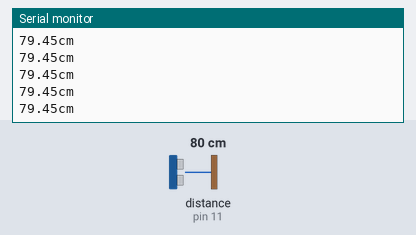
The sketch below on a simulated Arduino Uno, built with avr-gcc and run on an emulated ATmega328P. Shown: the last lines printed to the serial monitor. Wiring (inferred from the names in the program): ultrasonic range finder: trigger pin 12; echo pin 11. The inputs (shaded band) are chosen by the test bench; at power-on: distance to the obstacle (sensor on pin 11) 80 cm. The echo pulse lasts 58.3 µs per cm.

Above: at 1.2 s.
1.3 s: distance to the obstacle (sensor on pin 11) set to 2 cm
At 2.4 s:
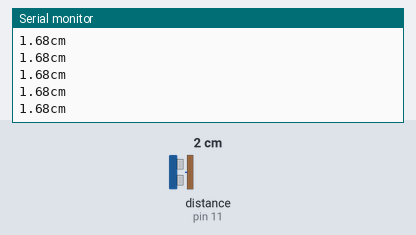
2.8 s: distance to the obstacle (sensor on pin 11) set to 4 cm
At 3.8 s:
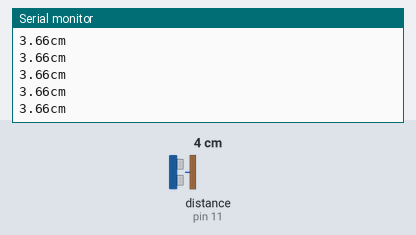
4.3 s: distance to the obstacle (sensor on pin 11) set to 18 cm
At 5.2 s:
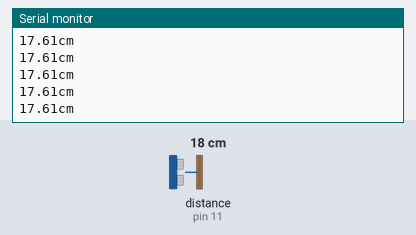
7.3 s: distance to the obstacle (sensor on pin 11) set to 299 cm
At 7.36 s:
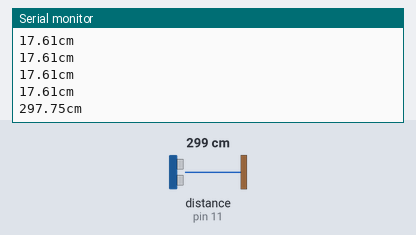
Timing chart, 0 to 10.3 s (numbered marks = the images above; inputs shaded):
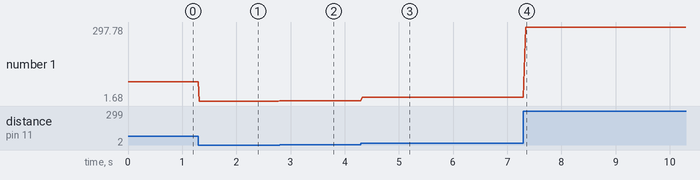

The sketch:

54-Distance-US-Sensor.ino
```cpp
/**
 * Homework 54 - Ultrasonic Sensor -> Distance
 */


int trigPin = 12;
int echoPin = 11;
int pingTravelTime;
float pingTimeSec;
float metDist;
float cmDist;

int speedOfSound = 342;

void setup() {
  pinMode(trigPin, OUTPUT);
  pinMode(echoPin, INPUT);
  Serial.begin(9600);
}

void loop() {
  digitalWrite(trigPin,LOW);
  delayMicroseconds(10);
  digitalWrite(trigPin,HIGH);
  delayMicroseconds(10);
  digitalWrite(trigPin,LOW);
  pingTravelTime = pulseIn(echoPin, HIGH);
  //Serial.println(pingTravelTime);


  // We got a speed of sound of 342m/s
  // When we multiply by our mills/2 we get the distance to the object.
  // If we multiplied by millis we'd get total distance.
  // We want usable units so like cms
  // We can convert millis to seconds, then divide result by 100 to get cms


  //Convering millis
  pingTimeSec = (pingTravelTime/2) / 1000000.;

  //Getting distance in meters
  metDist = speedOfSound * pingTimeSec;

  //Converting to cms
  cmDist = metDist * 100.;

  Serial.print(cmDist);
  Serial.println("cm");

  delay(25);

}
```

Measured:
- after the input at 1.3 s, the serial monitor: prints a new line at once (image 1)
- after the input at 2.8 s, the serial monitor: prints a new line at once (image 2)
- after the input at 4.3 s, the serial monitor: prints a new line at once (image 3)
- after the input at 7.3 s, the serial monitor: prints a new line at once (image 4)
- plotted number 1: 79.45 → 1.68 after the input at 1.3 s, 1.68 → 3.66 after the input at 2.8 s, 3.66 → 17.61 after the input at 4.3 s, 17.61 → 297.78 after the input at 7.3 s
